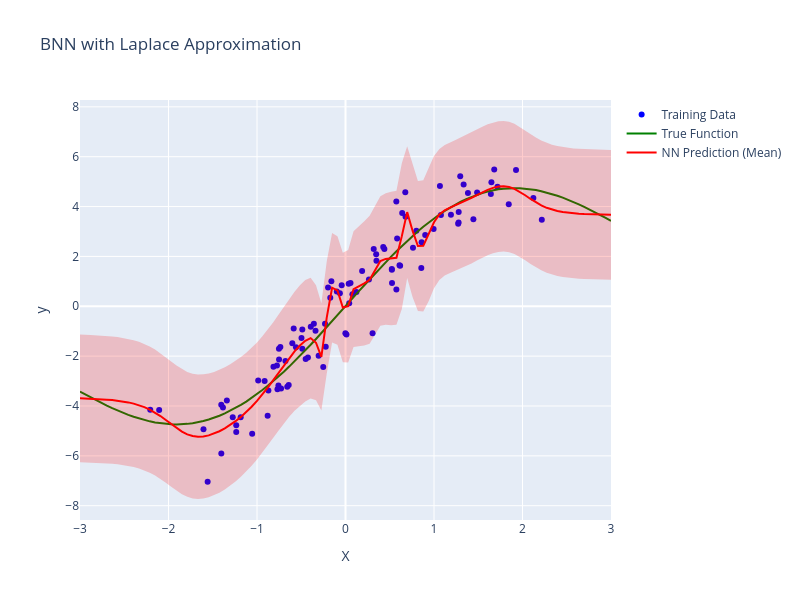

Notebook code cell kept with this figure:
### Markdown cell above
# L2正則化あり

### Code cell
import torch
import torch.nn as nn
import torch.optim as optim
import plotly.graph_objects as go
import numpy as np

# MLPの定義 (通常のNNとして定義)
class MLP(nn.Module):
    def __init__(self, input_dim, output_dim, hidden_units, activations):
        super(MLP, self).__init__()
        layers = []
        in_dim = input_dim

        # 指定された hidden_units と activations に基づいて層を構築
        for hidden_dim, activation in zip(hidden_units, activations):
            layers.append(nn.Linear(in_dim, hidden_dim))
            layers.append(self.get_activation(activation))
            in_dim = hidden_dim

        # 最後の出力層
        layers.append(nn.Linear(in_dim, output_dim))
        self.mlp = nn.Sequential(*layers)

    def forward(self, x):
        return self.mlp(x)

    @staticmethod
    def get_activation(activation):
        # 活性化関数の設定
        if activation == "relu":
            return nn.ReLU()
        elif activation == "tanh":
            return nn.Tanh()
        elif activation == "sigmoid":
            return nn.Sigmoid()
        else:
            raise ValueError(f"Unsupported activation function: {activation}")

# 真の関数 (ground truth)
def true_function(x):
    return 3 * np.sin(x) + x

# ラプラス近似のためのヘッセ行列近似を計算する関数
def hessian_diag(model, loss):
    # ヘッセ行列の対角成分を計算
    loss.backward(create_graph=True)
    diag_hessian = []
    for param in model.parameters():
        diag_hessian.append(param.grad.pow(2).detach())
    return diag_hessian

# ラプラス近似に基づく予測
def laplace_approximation_predict(model, X_test, diag_hessian, n_samples=100):
    sampled_preds = []

    for _ in range(n_samples):
        perturbed_model = MLP(**model_settings)
        for p_perturbed, p_orig, h_diag in zip(perturbed_model.parameters(), model.parameters(), diag_hessian):
            # ラプラス近似に基づいてガウス分布から重みをサンプリング
            std = torch.sqrt(h_diag)
            perturbed_model_param = p_orig + torch.randn_like(p_orig) * std
            p_perturbed.data.copy_(perturbed_model_param)
        
        sampled_preds.append(perturbed_model(X_test).detach())

    # すべてのサンプルから平均と標準偏差を計算
    preds = torch.stack(sampled_preds)
    mean_preds = preds.mean(0)
    std_preds = preds.std(0)
    
    return mean_preds, std_preds

# モデルのトレーニングと予測
def train_and_predict_with_laplace(model_settings, num_epochs=1000, l2_coeff=1e-4):
    # データ準備
    torch.manual_seed(42)
    X_train = torch.randn(100, 1)  # 訓練データ
    y_train = true_function(X_train) + torch.randn(100, 1)  # ノイズを加えた出力

    model = MLP(**model_settings)  # モデルのインスタンス化
    criterion = nn.MSELoss()  # 損失関数
    optimizer = optim.Adam(model.parameters(), lr=0.01)

    # モデルのトレーニング
    for epoch in range(num_epochs):
        model.train()
        outputs = model(X_train)
        mse_loss = criterion(outputs, y_train)

        # L2 正則化の計算
        l2_reg = torch.tensor(0.0)
        for param in model.parameters():
            l2_reg += torch.norm(param, 2)

        # 総損失 (MSE + L2 正則化)
        total_loss = mse_loss + l2_coeff * l2_reg

        optimizer.zero_grad()
        total_loss.backward()
        optimizer.step()

        if (epoch + 1) % 100 == 0:
            print(f'Epoch [{epoch+1}/{num_epochs}], Loss: {total_loss.item():.4f}')

    # ラプラス近似のためにヘッセ行列の対角成分を計算
    model.eval()
    outputs = model(X_train)
    loss = criterion(outputs, y_train)
    diag_hessian = hessian_diag(model, loss)

    # ラプラス近似に基づく予測
    X_test = torch.linspace(-3, 3, 100).unsqueeze(1)  # テストデータ
    mean_preds, std_preds = laplace_approximation_predict(model, X_test, diag_hessian)

    return X_train, y_train, X_test, mean_preds, std_preds


# プロット
def plot_results(X_train, y_train, X_test, mean_preds, std_preds, n_sigma=2):
    # データの変換
    X_train_np, y_train_np = X_train.numpy(), y_train.numpy()
    X_test_np, mean_preds_np = X_test.numpy(), mean_preds.numpy()
    y_true_np = true_function(X_test_np)
    std_preds_np = std_preds.numpy()

    # Plotlyによる可視化
    fig = go.Figure()

    # 訓練データ点
    fig.add_trace(go.Scatter(
        x=X_train_np.flatten(),
        y=y_train_np.flatten(),
        mode='markers',
        name='Training Data',
        marker=dict(color='blue', size=6)
    ))

    # 真の関数の軌跡
    fig.add_trace(go.Scatter(
        x=X_test_np.flatten(),
        y=y_true_np.flatten(),
        mode='lines',
        name='True Function',
        line=dict(color='green', width=2)
    ))

    # NN の予測の平均軌跡
    fig.add_trace(go.Scatter(
        x=X_test_np.flatten(),
        y=mean_preds_np.flatten(),
        mode='lines',
        name='NN Prediction (Mean)',
        line=dict(color='red', width=2)
    ))

    # 標準偏差の範囲をプロット (不確実性を表示)
    fig.add_trace(go.Scatter(
        x=np.concatenate([X_test_np.flatten(), X_test_np.flatten()[::-1]]),
        y=np.concatenate([mean_preds_np.flatten() - n_sigma * std_preds_np.flatten(), 
                          (mean_preds_np.flatten() + n_sigma * std_preds_np.flatten())[::-1]]),
        fill='toself',
        fillcolor='rgba(255, 0, 0, 0.2)',  # 塗りつぶしの色
        line=dict(color='rgba(255, 0, 0, 0)'),  # 標準偏差の範囲の線の色を透明に
        hoverinfo="skip",
        showlegend=False
    ))

    # グラフのレイアウト設定
    fig.update_layout(
        title="BNN with Laplace Approximation",
        xaxis_title="X",
        yaxis_title="y",
        width=800,
        height=600
    )

    fig.show()


if __name__ == "__main__":
    # モデルの設定
    model_settings = {
        "input_dim": 1,
        "output_dim": 1,
        "hidden_units": [128, 128, 128],
        "activations": ["tanh", "tanh", "tanh"]
    }

    # トレーニングとラプラス近似での予測
    X_train, y_train, X_test, mean_preds, std_preds = train_and_predict_with_laplace(model_settings, l2_coeff=1e-2)

    # 結果の可視化
    plot_results(X_train, y_train, X_test, mean_preds, std_preds, n_sigma=5)

### Figure 1 — Plotly figure (JSON) as saved in the notebook; plotly's stock layout.template omitted (floating-point values rounded to 4 significant figures; data arrays with more than 128 entries replaced by an {"elided": "..."} marker saying what was removed)
{"data": [{"marker": {"color": "blue", "size": 6}, "mode": "markers", "name": "Training Data", "type": "scatter", "x": [1.927, 1.487, 0.9007, -2.106, 0.6784, -1.235, -0.04307, -1.605, -0.7521, 1.649, -0.3925, -1.404, -0.7279, -0.5594, -0.7688, 0.7624, 1.642, -0.1596, -0.4974, 0.4396, -0.7581, 1.078, 0.8008, 1.681, 1.279, 1.296, 0.6105, 1.335, -0.2316, 0.04176, -0.2516, 0.8599, -1.385, -0.8712, -0.2234, 1.717, 0.3189, -0.4245, 0.3057, -0.7746, -1.558, 0.9956, -0.8798, -0.6011, -1.274, 2.123, -1.235, -0.4879, -0.9138, -0.6581, 0.07802, 0.5258, -0.488, 1.191, -0.814, -0.736, -1.403, 0.036, -0.06348, 0.6756, -0.09781, 1.845, -1.185, 1.384, 1.445, 0.8564, 2.218, 0.5232, 0.3466, -0.1973, -1.055, 1.278, -0.1722, 0.5238, 0.05662, 0.4263, 0.575, -0.6417, -2.206, -0.7508, 0.01087, -0.3387, -1.341, -0.5854, 0.6408, 0.5832, 1.067, -0.4502, -0.6788, 0.5743, 0.1877, -0.3576, 0.2649, 1.273, -0.001311, -0.3036, -0.9864, 0.1233, 0.3499, 0.6173], "y": [5.465, 4.568, 2.863, -4.159, 3.592, -4.771, 0.8409, -4.934, -1.707, 4.98, -0.82, -3.95, -3.297, -1.645, -3.33, 2.342, 4.499, 0.9991, -1.274, 2.292, -3.182, 3.661, 3.028, 5.481, 3.777, 5.217, 1.644, 4.888, -0.7027, 0.1203, -2.432, 2.567, -4.063, -3.377, -1.621, 4.789, 2.301, -2.06, -1.085, -2.375, -7.037, 3.095, -4.387, -1.486, -4.449, 4.347, -5.048, -1.7, -3.003, -3.224, 0.4867, 0.9376, -0.9312, 3.668, -2.424, -1.632, -5.908, 0.9007, 0.5217, 4.578, 0.5904, 4.093, -4.454, 4.539, 3.49, 1.532, 3.475, 1.499, 2.082, 0.748, -5.115, 3.364, 0.3367, 1.468, 0.9307, 2.377, 0.6739, -3.163, -4.154, -2.131, -1.132, -0.9776, -3.783, -0.8892, 3.737, 2.723, 4.828, -2.111, -2.2, 4.203, 1.411, -0.703, 1.072, 3.312, -1.086, -1.984, -2.982, 0.5743, 1.822, 1.63]}, {"line": {"color": "green", "width": 2}, "mode": "lines", "name": "True Function", "type": "scatter", "x": [-3, -2.939, -2.879, -2.818, -2.758, -2.697, -2.636, -2.576, -2.515, -2.455, -2.394, -2.333, -2.273, -2.212, -2.152, -2.091, -2.03, -1.97, -1.909, -1.848, -1.788, -1.727, -1.667, -1.606, -1.545, -1.485, -1.424, -1.364, -1.303, -1.242, -1.182, -1.121, -1.061, -1.0, -0.9394, -0.8788, -0.8182, -0.7576, -0.697, -0.6364, -0.5758, -0.5152, -0.4545, -0.3939, -0.3333, -0.2727, -0.2121, -0.1515, -0.09091, -0.0303, 0.0303, 0.09091, 0.1515, 0.2121, 0.2727, 0.3333, 0.3939, 0.4545, 0.5152, 0.5758, 0.6364, 0.697, 0.7576, 0.8182, 0.8788, 0.9394, 1.0, 1.061, 1.121, 1.182, 1.242, 1.303, 1.364, 1.424, 1.485, 1.545, 1.606, 1.667, 1.727, 1.788, 1.848, 1.909, 1.97, 2.03, 2.091, 2.152, 2.212, 2.273, 2.333, 2.394, 2.455, 2.515, 2.576, 2.636, 2.697, 2.758, 2.818, 2.879, 2.939, 3], "y": [-3.423, -3.542, -3.658, -3.772, -3.882, -3.987, -4.088, -4.184, -4.274, -4.357, -4.434, -4.503, -4.564, -4.616, -4.66, -4.694, -4.719, -4.734, -4.739, -4.734, -4.717, -4.691, -4.653, -4.604, -4.544, -4.474, -4.392, -4.299, -4.196, -4.082, -3.958, -3.823, -3.679, -3.524, -3.361, -3.189, -3.008, -2.819, -2.623, -2.419, -2.209, -1.993, -1.772, -1.545, -1.315, -1.081, -0.8437, -0.6043, -0.3633, -0.1212, 0.1212, 0.3633, 0.6043, 0.8437, 1.081, 1.315, 1.545, 1.772, 1.993, 2.209, 2.419, 2.623, 2.819, 3.008, 3.189, 3.361, 3.524, 3.679, 3.823, 3.958, 4.082, 4.196, 4.299, 4.392, 4.474, 4.544, 4.604, 4.653, 4.691, 4.717, 4.734, 4.739, 4.734, 4.719, 4.694, 4.66, 4.616, 4.564, 4.503, 4.434, 4.357, 4.274, 4.184, 4.088, 3.987, 3.882, 3.772, 3.658, 3.542, 3.423]}, {"line": {"color": "red", "width": 2}, "mode": "lines", "name": "NN Prediction (Mean)", "type": "scatter", "x": [-3, -2.939, -2.879, -2.818, -2.758, -2.697, -2.636, -2.576, -2.515, -2.455, -2.394, -2.333, -2.273, -2.212, -2.152, -2.091, -2.03, -1.97, -1.909, -1.848, -1.788, -1.727, -1.667, -1.606, -1.545, -1.485, -1.424, -1.364, -1.303, -1.242, -1.182, -1.121, -1.061, -1.0, -0.9394, -0.8788, -0.8182, -0.7576, -0.697, -0.6364, -0.5758, -0.5152, -0.4545, -0.3939, -0.3333, -0.2727, -0.2121, -0.1515, -0.09091, -0.0303, 0.0303, 0.09091, 0.1515, 0.2121, 0.2727, 0.3333, 0.3939, 0.4545, 0.5152, 0.5758, 0.6364, 0.697, 0.7576, 0.8182, 0.8788, 0.9394, 1.0, 1.061, 1.121, 1.182, 1.242, 1.303, 1.364, 1.424, 1.485, 1.545, 1.606, 1.667, 1.727, 1.788, 1.848, 1.909, 1.97, 2.03, 2.091, 2.152, 2.212, 2.273, 2.333, 2.394, 2.455, 2.515, 2.576, 2.636, 2.697, 2.758, 2.818, 2.879, 2.939, 3], "y": [-3.694, -3.7, -3.708, -3.718, -3.73, -3.745, -3.764, -3.787, -3.818, -3.856, -3.904, -3.966, -4.045, -4.142, -4.262, -4.402, -4.561, -4.727, -4.889, -5.03, -5.138, -5.206, -5.233, -5.222, -5.179, -5.108, -5.014, -4.898, -4.764, -4.61, -4.437, -4.245, -4.031, -3.796, -3.539, -3.263, -2.97, -2.667, -2.365, -2.075, -1.807, -1.572, -1.383, -1.276, -1.464, -2.03, -0.4578, 0.7435, 0.6328, -0.05287, 0.001383, 0.689, 0.7979, 0.9191, 1.064, 1.43, 1.816, 1.9, 1.913, 1.946, 2.813, 3.775, 3.031, 2.416, 2.426, 2.871, 3.371, 3.684, 3.849, 3.955, 4.045, 4.138, 4.239, 4.348, 4.461, 4.572, 4.671, 4.75, 4.801, 4.815, 4.785, 4.711, 4.596, 4.454, 4.304, 4.164, 4.044, 3.949, 3.876, 3.821, 3.78, 3.75, 3.728, 3.711, 3.699, 3.689, 3.682, 3.676, 3.671, 3.668]}, {"fill": "toself", "fillcolor": "rgba(255, 0, 0, 0.2)", "hoverinfo": "skip", "line": {"color": "rgba(255, 0, 0, 0)"}, "showlegend": false, "type": "scatter", "x": {"elided": "200 float values"}, "y": {"elided": "200 float values"}}], "layout": {"height": 600, "title": {"text": "BNN with Laplace Approximation"}, "width": 800, "xaxis": {"title": {"text": "X"}}, "yaxis": {"title": {"text": "y"}}}}
